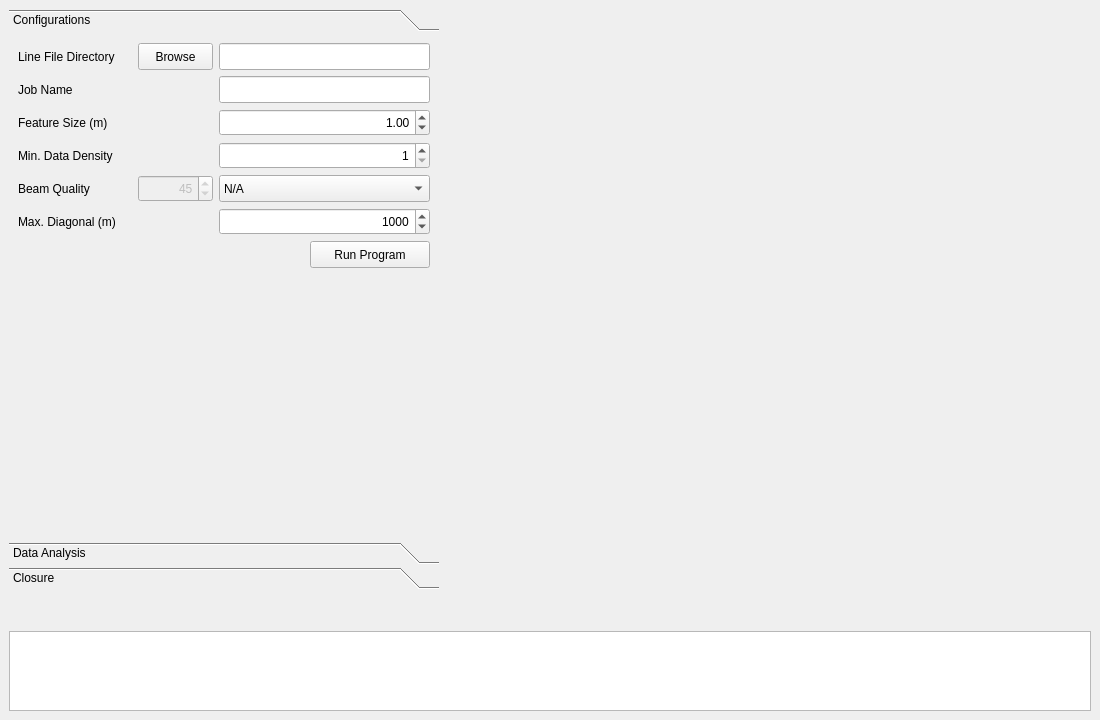
<?xml version="1.0" encoding="UTF-8"?>
<ui version="4.0">
 <class>MainWindow</class>
 <widget class="QMainWindow" name="MainWindow">
  <property name="geometry">
   <rect>
    <x>0</x>
    <y>0</y>
    <width>1100</width>
    <height>720</height>
   </rect>
  </property>
  <property name="minimumSize">
   <size>
    <width>1100</width>
    <height>720</height>
   </size>
  </property>
  <property name="windowTitle">
   <string>Coverage Test</string>
  </property>
  <property name="animated">
   <bool>true</bool>
  </property>
  <property name="dockNestingEnabled">
   <bool>false</bool>
  </property>
  <widget class="QWidget" name="centralwidget">
   <property name="sizePolicy">
    <sizepolicy hsizetype="Expanding" vsizetype="Expanding">
     <horstretch>0</horstretch>
     <verstretch>0</verstretch>
    </sizepolicy>
   </property>
   <layout class="QGridLayout" name="gridLayout_4">
    <item row="0" column="0">
     <widget class="QToolBox" name="toolGroup">
      <property name="sizePolicy">
       <sizepolicy hsizetype="Maximum" vsizetype="Expanding">
        <horstretch>0</horstretch>
        <verstretch>0</verstretch>
       </sizepolicy>
      </property>
      <property name="minimumSize">
       <size>
        <width>430</width>
        <height>0</height>
       </size>
      </property>
      <property name="maximumSize">
       <size>
        <width>430</width>
        <height>580</height>
       </size>
      </property>
      <property name="frameShape">
       <enum>QFrame::NoFrame</enum>
      </property>
      <property name="frameShadow">
       <enum>QFrame::Plain</enum>
      </property>
      <property name="currentIndex">
       <number>0</number>
      </property>
      <property name="tabSpacing">
       <number>3</number>
      </property>
      <widget class="QWidget" name="page1">
       <property name="geometry">
        <rect>
         <x>0</x>
         <y>0</y>
         <width>430</width>
         <height>499</height>
        </rect>
       </property>
       <attribute name="label">
        <string>Configurations</string>
       </attribute>
       <layout class="QVBoxLayout" name="verticalLayout_6">
        <item>
         <layout class="QGridLayout" name="gridLayout_2">
          <item row="0" column="0" colspan="2">
           <layout class="QGridLayout" name="gridLayout">
            <item row="4" column="1">
             <widget class="QSpinBox" name="inputBeamDeg">
              <property name="enabled">
               <bool>false</bool>
              </property>
              <property name="minimumSize">
               <size>
                <width>0</width>
                <height>27</height>
               </size>
              </property>
              <property name="maximumSize">
               <size>
                <width>16777215</width>
                <height>27</height>
               </size>
              </property>
              <property name="toolTip">
               <string>&lt;html&gt;&lt;head/&gt;&lt;body&gt;&lt;p&gt;Max Beam Angle of Good Data&lt;/p&gt;&lt;/body&gt;&lt;/html&gt;</string>
              </property>
              <property name="alignment">
               <set>Qt::AlignRight|Qt::AlignTrailing|Qt::AlignVCenter</set>
              </property>
              <property name="maximum">
               <number>120</number>
              </property>
              <property name="singleStep">
               <number>5</number>
              </property>
              <property name="value">
               <number>45</number>
              </property>
             </widget>
            </item>
            <item row="0" column="0">
             <widget class="QLabel" name="label">
              <property name="text">
               <string>Line File Directory     </string>
              </property>
             </widget>
            </item>
            <item row="4" column="2">
             <widget class="QComboBox" name="beamBox">
              <property name="sizePolicy">
               <sizepolicy hsizetype="Minimum" vsizetype="Fixed">
                <horstretch>0</horstretch>
                <verstretch>0</verstretch>
               </sizepolicy>
              </property>
              <property name="minimumSize">
               <size>
                <width>125</width>
                <height>27</height>
               </size>
              </property>
              <property name="maximumSize">
               <size>
                <width>16777215</width>
                <height>27</height>
               </size>
              </property>
              <item>
               <property name="text">
                <string>N/A</string>
               </property>
              </item>
              <item>
               <property name="text">
                <string>Status-based</string>
               </property>
              </item>
              <item>
               <property name="text">
                <string>Angle-based (°)</string>
               </property>
              </item>
             </widget>
            </item>
            <item row="5" column="2">
             <widget class="QSpinBox" name="inputDiag">
              <property name="minimumSize">
               <size>
                <width>0</width>
                <height>27</height>
               </size>
              </property>
              <property name="maximumSize">
               <size>
                <width>16777215</width>
                <height>27</height>
               </size>
              </property>
              <property name="toolTip">
               <string>&lt;html&gt;&lt;head/&gt;&lt;body&gt;&lt;p&gt;Approximated Max Diagonal Size of Survey Area&lt;/p&gt;&lt;/body&gt;&lt;/html&gt;</string>
              </property>
              <property name="alignment">
               <set>Qt::AlignRight|Qt::AlignTrailing|Qt::AlignVCenter</set>
              </property>
              <property name="minimum">
               <number>500</number>
              </property>
              <property name="maximum">
               <number>50000</number>
              </property>
              <property name="singleStep">
               <number>1000</number>
              </property>
              <property name="value">
               <number>1000</number>
              </property>
             </widget>
            </item>
            <item row="2" column="0">
             <widget class="QLabel" name="label_3">
              <property name="text">
               <string>Feature Size (m)</string>
              </property>
             </widget>
            </item>
            <item row="0" column="1" alignment="Qt::AlignRight">
             <widget class="QPushButton" name="inputDirBrowseButton">
              <property name="minimumSize">
               <size>
                <width>75</width>
                <height>27</height>
               </size>
              </property>
              <property name="maximumSize">
               <size>
                <width>75</width>
                <height>27</height>
               </size>
              </property>
              <property name="text">
               <string>Browse</string>
              </property>
             </widget>
            </item>
            <item row="5" column="0">
             <widget class="QLabel" name="label_7">
              <property name="toolTip">
               <string/>
              </property>
              <property name="text">
               <string>Max. Diagonal (m)</string>
              </property>
             </widget>
            </item>
            <item row="3" column="0">
             <widget class="QLabel" name="label_8">
              <property name="text">
               <string>Min. Data Density</string>
              </property>
             </widget>
            </item>
            <item row="1" column="0">
             <widget class="QLabel" name="label_2">
              <property name="text">
               <string>Job Name</string>
              </property>
             </widget>
            </item>
            <item row="4" column="0">
             <widget class="QLabel" name="label_10">
              <property name="text">
               <string>Beam Quality</string>
              </property>
             </widget>
            </item>
            <item row="3" column="2">
             <widget class="QSpinBox" name="inputDensity">
              <property name="minimumSize">
               <size>
                <width>0</width>
                <height>27</height>
               </size>
              </property>
              <property name="maximumSize">
               <size>
                <width>16777215</width>
                <height>27</height>
               </size>
              </property>
              <property name="alignment">
               <set>Qt::AlignRight|Qt::AlignTrailing|Qt::AlignVCenter</set>
              </property>
              <property name="minimum">
               <number>1</number>
              </property>
              <property name="maximum">
               <number>1000</number>
              </property>
             </widget>
            </item>
            <item row="1" column="2">
             <widget class="QLineEdit" name="inputName">
              <property name="minimumSize">
               <size>
                <width>0</width>
                <height>27</height>
               </size>
              </property>
              <property name="maximumSize">
               <size>
                <width>16777215</width>
                <height>27</height>
               </size>
              </property>
             </widget>
            </item>
            <item row="2" column="2">
             <widget class="QDoubleSpinBox" name="inputFeature">
              <property name="minimumSize">
               <size>
                <width>0</width>
                <height>27</height>
               </size>
              </property>
              <property name="maximumSize">
               <size>
                <width>16777215</width>
                <height>27</height>
               </size>
              </property>
              <property name="alignment">
               <set>Qt::AlignRight|Qt::AlignTrailing|Qt::AlignVCenter</set>
              </property>
              <property name="minimum">
               <double>0.100000000000000</double>
              </property>
              <property name="maximum">
               <double>1000.000000000000000</double>
              </property>
              <property name="singleStep">
               <double>0.100000000000000</double>
              </property>
              <property name="value">
               <double>1.000000000000000</double>
              </property>
             </widget>
            </item>
            <item row="0" column="2">
             <widget class="QLineEdit" name="inputDir">
              <property name="minimumSize">
               <size>
                <width>0</width>
                <height>27</height>
               </size>
              </property>
              <property name="maximumSize">
               <size>
                <width>16777215</width>
                <height>27</height>
               </size>
              </property>
              <property name="placeholderText">
               <string/>
              </property>
             </widget>
            </item>
           </layout>
          </item>
          <item row="1" column="0">
           <spacer name="horizontalSpacer_2">
            <property name="orientation">
             <enum>Qt::Horizontal</enum>
            </property>
            <property name="sizeHint" stdset="0">
             <size>
              <width>297</width>
              <height>20</height>
             </size>
            </property>
           </spacer>
          </item>
          <item row="1" column="1">
           <widget class="QPushButton" name="runButton">
            <property name="enabled">
             <bool>true</bool>
            </property>
            <property name="sizePolicy">
             <sizepolicy hsizetype="Minimum" vsizetype="Maximum">
              <horstretch>0</horstretch>
              <verstretch>0</verstretch>
             </sizepolicy>
            </property>
            <property name="minimumSize">
             <size>
              <width>120</width>
              <height>27</height>
             </size>
            </property>
            <property name="maximumSize">
             <size>
              <width>120</width>
              <height>27</height>
             </size>
            </property>
            <property name="text">
             <string>Run Program</string>
            </property>
            <property name="autoDefault">
             <bool>false</bool>
            </property>
            <property name="default">
             <bool>false</bool>
            </property>
            <property name="flat">
             <bool>false</bool>
            </property>
           </widget>
          </item>
         </layout>
        </item>
        <item>
         <spacer name="verticalSpacer_3">
          <property name="orientation">
           <enum>Qt::Vertical</enum>
          </property>
          <property name="sizeHint" stdset="0">
           <size>
            <width>20</width>
            <height>232</height>
           </size>
          </property>
         </spacer>
        </item>
       </layout>
      </widget>
      <widget class="QWidget" name="page2">
       <property name="geometry">
        <rect>
         <x>0</x>
         <y>0</y>
         <width>430</width>
         <height>499</height>
        </rect>
       </property>
       <attribute name="label">
        <string>Data Analysis</string>
       </attribute>
       <layout class="QVBoxLayout" name="verticalLayout_7">
        <item>
         <widget class="QGroupBox" name="bounGroup">
          <property name="sizePolicy">
           <sizepolicy hsizetype="Expanding" vsizetype="Preferred">
            <horstretch>0</horstretch>
            <verstretch>0</verstretch>
           </sizepolicy>
          </property>
          <property name="minimumSize">
           <size>
            <width>380</width>
            <height>140</height>
           </size>
          </property>
          <property name="maximumSize">
           <size>
            <width>16777215</width>
            <height>16777215</height>
           </size>
          </property>
          <property name="title">
           <string>Build Boundary</string>
          </property>
          <property name="flat">
           <bool>false</bool>
          </property>
          <property name="checkable">
           <bool>true</bool>
          </property>
          <layout class="QVBoxLayout" name="verticalLayout_5">
           <item>
            <widget class="QRadioButton" name="ginputRadio">
             <property name="toolTip">
              <string>Click in Sequence on Coverage Map: Left-click to Select, Right-click to Deselect, Mid-click to Confirm</string>
             </property>
             <property name="statusTip">
              <string/>
             </property>
             <property name="whatsThis">
              <string/>
             </property>
             <property name="text">
              <string>Manual Graphical Input</string>
             </property>
            </widget>
           </item>
           <item>
            <layout class="QGridLayout" name="gridLayout_3">
             <item row="0" column="0">
              <widget class="QRadioButton" name="bounRadio">
               <property name="enabled">
                <bool>true</bool>
               </property>
               <property name="text">
                <string>From Data </string>
               </property>
               <property name="checked">
                <bool>true</bool>
               </property>
              </widget>
             </item>
             <item row="0" column="1" alignment="Qt::AlignRight">
              <widget class="QLabel" name="label_5">
               <property name="text">
                <string> Coverage</string>
               </property>
              </widget>
             </item>
             <item row="0" column="2">
              <widget class="QSpinBox" name="bounSpinbox">
               <property name="minimumSize">
                <size>
                 <width>0</width>
                 <height>27</height>
                </size>
               </property>
               <property name="maximumSize">
                <size>
                 <width>16777215</width>
                 <height>27</height>
                </size>
               </property>
               <property name="toolTip">
                <string>Minimum Coverage for Building Boundary</string>
               </property>
               <property name="alignment">
                <set>Qt::AlignRight|Qt::AlignTrailing|Qt::AlignVCenter</set>
               </property>
               <property name="minimum">
                <number>1</number>
               </property>
               <property name="maximum">
                <number>5</number>
               </property>
              </widget>
             </item>
             <item row="1" column="0">
              <widget class="QRadioButton" name="bounFileRadio">
               <property name="enabled">
                <bool>true</bool>
               </property>
               <property name="minimumSize">
                <size>
                 <width>0</width>
                 <height>0</height>
                </size>
               </property>
               <property name="maximumSize">
                <size>
                 <width>16777215</width>
                 <height>16777215</height>
                </size>
               </property>
               <property name="toolTip">
                <string>Two-column Text File, Header Row: Easting, Northing</string>
               </property>
               <property name="text">
                <string>Input File</string>
               </property>
              </widget>
             </item>
             <item row="1" column="1">
              <widget class="QPushButton" name="bounFileBrowseButton">
               <property name="enabled">
                <bool>false</bool>
               </property>
               <property name="minimumSize">
                <size>
                 <width>75</width>
                 <height>27</height>
                </size>
               </property>
               <property name="maximumSize">
                <size>
                 <width>75</width>
                 <height>27</height>
                </size>
               </property>
               <property name="toolTip">
                <string>&lt;html&gt;&lt;head/&gt;&lt;body&gt;&lt;p&gt;Two-column Text File, Header Row: Easting, Northing&lt;/p&gt;&lt;/body&gt;&lt;/html&gt;</string>
               </property>
               <property name="text">
                <string>Browse</string>
               </property>
              </widget>
             </item>
             <item row="1" column="2">
              <widget class="QLineEdit" name="bounFileInput">
               <property name="enabled">
                <bool>false</bool>
               </property>
               <property name="minimumSize">
                <size>
                 <width>0</width>
                 <height>27</height>
                </size>
               </property>
               <property name="maximumSize">
                <size>
                 <width>16777215</width>
                 <height>27</height>
                </size>
               </property>
               <property name="toolTip">
                <string>&lt;html&gt;&lt;head/&gt;&lt;body&gt;&lt;p&gt;Two-column Text File, Header Row: Easting, Northing&lt;/p&gt;&lt;/body&gt;&lt;/html&gt;</string>
               </property>
              </widget>
             </item>
            </layout>
           </item>
          </layout>
         </widget>
        </item>
        <item>
         <widget class="QGroupBox" name="failGroup">
          <property name="sizePolicy">
           <sizepolicy hsizetype="Expanding" vsizetype="Preferred">
            <horstretch>0</horstretch>
            <verstretch>0</verstretch>
           </sizepolicy>
          </property>
          <property name="minimumSize">
           <size>
            <width>380</width>
            <height>110</height>
           </size>
          </property>
          <property name="maximumSize">
           <size>
            <width>16777215</width>
            <height>16777215</height>
           </size>
          </property>
          <property name="title">
           <string>Check Compliance</string>
          </property>
          <property name="checkable">
           <bool>true</bool>
          </property>
          <layout class="QHBoxLayout" name="horizontalLayout_2">
           <item>
            <layout class="QGridLayout" name="gridLayout_5">
             <item row="0" column="0" colspan="2" alignment="Qt::AlignLeft">
              <widget class="QLabel" name="label_4">
               <property name="sizePolicy">
                <sizepolicy hsizetype="Minimum" vsizetype="Preferred">
                 <horstretch>0</horstretch>
                 <verstretch>0</verstretch>
                </sizepolicy>
               </property>
               <property name="minimumSize">
                <size>
                 <width>0</width>
                 <height>27</height>
                </size>
               </property>
               <property name="maximumSize">
                <size>
                 <width>16777215</width>
                 <height>27</height>
                </size>
               </property>
               <property name="text">
                <string>      Minimum Coverage</string>
               </property>
               <property name="alignment">
                <set>Qt::AlignRight|Qt::AlignTrailing|Qt::AlignVCenter</set>
               </property>
              </widget>
             </item>
             <item row="1" column="0">
              <widget class="QCheckBox" name="failOutCheckbox">
               <property name="sizePolicy">
                <sizepolicy hsizetype="Minimum" vsizetype="Fixed">
                 <horstretch>0</horstretch>
                 <verstretch>0</verstretch>
                </sizepolicy>
               </property>
               <property name="minimumSize">
                <size>
                 <width>0</width>
                 <height>27</height>
                </size>
               </property>
               <property name="maximumSize">
                <size>
                 <width>16777215</width>
                 <height>27</height>
                </size>
               </property>
               <property name="text">
                <string>Output File</string>
               </property>
              </widget>
             </item>
             <item row="1" column="1">
              <widget class="QPushButton" name="failDirBrowseButton">
               <property name="enabled">
                <bool>false</bool>
               </property>
               <property name="minimumSize">
                <size>
                 <width>75</width>
                 <height>27</height>
                </size>
               </property>
               <property name="maximumSize">
                <size>
                 <width>75</width>
                 <height>27</height>
                </size>
               </property>
               <property name="text">
                <string>Browse</string>
               </property>
              </widget>
             </item>
            </layout>
           </item>
           <item>
            <layout class="QVBoxLayout" name="verticalLayout_3">
             <item>
              <widget class="QDoubleSpinBox" name="inputCoverage">
               <property name="minimumSize">
                <size>
                 <width>0</width>
                 <height>27</height>
                </size>
               </property>
               <property name="maximumSize">
                <size>
                 <width>16777215</width>
                 <height>27</height>
                </size>
               </property>
               <property name="alignment">
                <set>Qt::AlignRight|Qt::AlignTrailing|Qt::AlignVCenter</set>
               </property>
               <property name="decimals">
                <number>1</number>
               </property>
               <property name="minimum">
                <double>1.000000000000000</double>
               </property>
               <property name="maximum">
                <double>99.000000000000000</double>
               </property>
               <property name="singleStep">
                <double>0.500000000000000</double>
               </property>
              </widget>
             </item>
             <item>
              <widget class="QLineEdit" name="failDir">
               <property name="enabled">
                <bool>false</bool>
               </property>
               <property name="minimumSize">
                <size>
                 <width>0</width>
                 <height>27</height>
                </size>
               </property>
               <property name="maximumSize">
                <size>
                 <width>16777215</width>
                 <height>27</height>
                </size>
               </property>
              </widget>
             </item>
            </layout>
           </item>
          </layout>
         </widget>
        </item>
        <item>
         <widget class="QGroupBox" name="ppGroup">
          <property name="sizePolicy">
           <sizepolicy hsizetype="Expanding" vsizetype="Preferred">
            <horstretch>0</horstretch>
            <verstretch>0</verstretch>
           </sizepolicy>
          </property>
          <property name="minimumSize">
           <size>
            <width>380</width>
            <height>140</height>
           </size>
          </property>
          <property name="maximumSize">
           <size>
            <width>16777215</width>
            <height>16777215</height>
           </size>
          </property>
          <property name="title">
           <string>Path Planning</string>
          </property>
          <property name="flat">
           <bool>false</bool>
          </property>
          <property name="checkable">
           <bool>true</bool>
          </property>
          <property name="checked">
           <bool>false</bool>
          </property>
          <layout class="QHBoxLayout" name="horizontalLayout_3">
           <item>
            <layout class="QGridLayout" name="gridLayout_8">
             <item row="2" column="1">
              <widget class="QPushButton" name="ppDirBrowseButton">
               <property name="enabled">
                <bool>false</bool>
               </property>
               <property name="minimumSize">
                <size>
                 <width>75</width>
                 <height>27</height>
                </size>
               </property>
               <property name="maximumSize">
                <size>
                 <width>75</width>
                 <height>27</height>
                </size>
               </property>
               <property name="text">
                <string>Browse</string>
               </property>
              </widget>
             </item>
             <item row="2" column="0">
              <widget class="QCheckBox" name="ppOutCheckbox">
               <property name="sizePolicy">
                <sizepolicy hsizetype="Minimum" vsizetype="Fixed">
                 <horstretch>0</horstretch>
                 <verstretch>0</verstretch>
                </sizepolicy>
               </property>
               <property name="minimumSize">
                <size>
                 <width>0</width>
                 <height>27</height>
                </size>
               </property>
               <property name="maximumSize">
                <size>
                 <width>16777215</width>
                 <height>27</height>
                </size>
               </property>
               <property name="text">
                <string>Output File</string>
               </property>
              </widget>
             </item>
             <item row="1" column="0" colspan="2" alignment="Qt::AlignLeft">
              <widget class="QLabel" name="label_9">
               <property name="sizePolicy">
                <sizepolicy hsizetype="Minimum" vsizetype="Preferred">
                 <horstretch>0</horstretch>
                 <verstretch>0</verstretch>
                </sizepolicy>
               </property>
               <property name="minimumSize">
                <size>
                 <width>0</width>
                 <height>27</height>
                </size>
               </property>
               <property name="maximumSize">
                <size>
                 <width>16777215</width>
                 <height>27</height>
                </size>
               </property>
               <property name="text">
                <string>      Iterations</string>
               </property>
               <property name="alignment">
                <set>Qt::AlignRight|Qt::AlignTrailing|Qt::AlignVCenter</set>
               </property>
              </widget>
             </item>
             <item row="0" column="0" colspan="2" alignment="Qt::AlignLeft">
              <widget class="QLabel" name="label_6">
               <property name="sizePolicy">
                <sizepolicy hsizetype="Minimum" vsizetype="Preferred">
                 <horstretch>0</horstretch>
                 <verstretch>0</verstretch>
                </sizepolicy>
               </property>
               <property name="minimumSize">
                <size>
                 <width>0</width>
                 <height>27</height>
                </size>
               </property>
               <property name="maximumSize">
                <size>
                 <width>16777215</width>
                 <height>27</height>
                </size>
               </property>
               <property name="text">
                <string>      Swath Angle (°)</string>
               </property>
               <property name="alignment">
                <set>Qt::AlignRight|Qt::AlignTrailing|Qt::AlignVCenter</set>
               </property>
              </widget>
             </item>
            </layout>
           </item>
           <item>
            <layout class="QVBoxLayout" name="verticalLayout_4">
             <item>
              <widget class="QSpinBox" name="swathSpinbox">
               <property name="minimumSize">
                <size>
                 <width>0</width>
                 <height>27</height>
                </size>
               </property>
               <property name="maximumSize">
                <size>
                 <width>16777215</width>
                 <height>27</height>
                </size>
               </property>
               <property name="alignment">
                <set>Qt::AlignRight|Qt::AlignTrailing|Qt::AlignVCenter</set>
               </property>
               <property name="minimum">
                <number>30</number>
               </property>
               <property name="maximum">
                <number>180</number>
               </property>
               <property name="singleStep">
                <number>10</number>
               </property>
               <property name="value">
                <number>110</number>
               </property>
              </widget>
             </item>
             <item>
              <widget class="QSpinBox" name="ppSpinBox">
               <property name="minimumSize">
                <size>
                 <width>0</width>
                 <height>27</height>
                </size>
               </property>
               <property name="maximumSize">
                <size>
                 <width>16777215</width>
                 <height>27</height>
                </size>
               </property>
               <property name="alignment">
                <set>Qt::AlignRight|Qt::AlignTrailing|Qt::AlignVCenter</set>
               </property>
               <property name="minimum">
                <number>5</number>
               </property>
               <property name="maximum">
                <number>100</number>
               </property>
               <property name="singleStep">
                <number>5</number>
               </property>
               <property name="value">
                <number>10</number>
               </property>
              </widget>
             </item>
             <item>
              <widget class="QLineEdit" name="ppDir">
               <property name="enabled">
                <bool>false</bool>
               </property>
               <property name="minimumSize">
                <size>
                 <width>0</width>
                 <height>27</height>
                </size>
               </property>
               <property name="maximumSize">
                <size>
                 <width>16777215</width>
                 <height>27</height>
                </size>
               </property>
              </widget>
             </item>
            </layout>
           </item>
          </layout>
         </widget>
        </item>
        <item>
         <layout class="QHBoxLayout" name="horizontalLayout_4">
          <item>
           <spacer name="horizontalSpacer_20">
            <property name="orientation">
             <enum>Qt::Horizontal</enum>
            </property>
            <property name="sizeHint" stdset="0">
             <size>
              <width>218</width>
              <height>38</height>
             </size>
            </property>
           </spacer>
          </item>
          <item>
           <widget class="QPushButton" name="execButton">
            <property name="sizePolicy">
             <sizepolicy hsizetype="Minimum" vsizetype="Maximum">
              <horstretch>0</horstretch>
              <verstretch>0</verstretch>
             </sizepolicy>
            </property>
            <property name="minimumSize">
             <size>
              <width>120</width>
              <height>27</height>
             </size>
            </property>
            <property name="maximumSize">
             <size>
              <width>120</width>
              <height>27</height>
             </size>
            </property>
            <property name="text">
             <string>Execute Task</string>
            </property>
           </widget>
          </item>
         </layout>
        </item>
        <item>
         <spacer name="verticalSpacer">
          <property name="orientation">
           <enum>Qt::Vertical</enum>
          </property>
          <property name="sizeHint" stdset="0">
           <size>
            <width>20</width>
            <height>40</height>
           </size>
          </property>
         </spacer>
        </item>
       </layout>
      </widget>
      <widget class="QWidget" name="page3">
       <property name="geometry">
        <rect>
         <x>0</x>
         <y>0</y>
         <width>430</width>
         <height>499</height>
        </rect>
       </property>
       <attribute name="label">
        <string>Closure</string>
       </attribute>
       <layout class="QVBoxLayout" name="verticalLayout">
        <item>
         <layout class="QHBoxLayout" name="horizontalLayout_5">
          <item>
           <widget class="QPushButton" name="reportButton">
            <property name="sizePolicy">
             <sizepolicy hsizetype="Minimum" vsizetype="Maximum">
              <horstretch>0</horstretch>
              <verstretch>0</verstretch>
             </sizepolicy>
            </property>
            <property name="minimumSize">
             <size>
              <width>140</width>
              <height>27</height>
             </size>
            </property>
            <property name="maximumSize">
             <size>
              <width>140</width>
              <height>27</height>
             </size>
            </property>
            <property name="toolTip">
             <string>Generate Report After Checking Compliance</string>
            </property>
            <property name="text">
             <string>Generate Report</string>
            </property>
           </widget>
          </item>
          <item>
           <widget class="QPushButton" name="reportDirBrowseButton">
            <property name="minimumSize">
             <size>
              <width>75</width>
              <height>27</height>
             </size>
            </property>
            <property name="maximumSize">
             <size>
              <width>75</width>
              <height>27</height>
             </size>
            </property>
            <property name="text">
             <string>Browse</string>
            </property>
           </widget>
          </item>
          <item>
           <widget class="QLineEdit" name="reportDir">
            <property name="minimumSize">
             <size>
              <width>0</width>
              <height>27</height>
             </size>
            </property>
            <property name="maximumSize">
             <size>
              <width>16777215</width>
              <height>27</height>
             </size>
            </property>
            <property name="placeholderText">
             <string/>
            </property>
           </widget>
          </item>
         </layout>
        </item>
        <item>
         <layout class="QHBoxLayout" name="horizontalLayout">
          <item>
           <spacer name="horizontalSpacer_7">
            <property name="orientation">
             <enum>Qt::Horizontal</enum>
            </property>
            <property name="sizeHint" stdset="0">
             <size>
              <width>40</width>
              <height>20</height>
             </size>
            </property>
           </spacer>
          </item>
          <item>
           <widget class="QPushButton" name="exitButton">
            <property name="sizePolicy">
             <sizepolicy hsizetype="Minimum" vsizetype="Maximum">
              <horstretch>0</horstretch>
              <verstretch>0</verstretch>
             </sizepolicy>
            </property>
            <property name="minimumSize">
             <size>
              <width>120</width>
              <height>27</height>
             </size>
            </property>
            <property name="maximumSize">
             <size>
              <width>120</width>
              <height>27</height>
             </size>
            </property>
            <property name="text">
             <string>Exit Program</string>
            </property>
           </widget>
          </item>
         </layout>
        </item>
        <item>
         <spacer name="verticalSpacer_4">
          <property name="orientation">
           <enum>Qt::Vertical</enum>
          </property>
          <property name="sizeHint" stdset="0">
           <size>
            <width>20</width>
            <height>402</height>
           </size>
          </property>
         </spacer>
        </item>
       </layout>
      </widget>
     </widget>
    </item>
    <item row="0" column="1" rowspan="2">
     <layout class="QVBoxLayout" name="plotLayout1">
      <item>
       <widget class="QWidget" name="plotBox1" native="true">
        <property name="sizePolicy">
         <sizepolicy hsizetype="Expanding" vsizetype="Expanding">
          <horstretch>0</horstretch>
          <verstretch>0</verstretch>
         </sizepolicy>
        </property>
        <property name="minimumSize">
         <size>
          <width>100</width>
          <height>0</height>
         </size>
        </property>
        <property name="maximumSize">
         <size>
          <width>16777215</width>
          <height>0</height>
         </size>
        </property>
       </widget>
      </item>
     </layout>
    </item>
    <item row="0" column="2" rowspan="2">
     <layout class="QVBoxLayout" name="plotLayout2">
      <item>
       <widget class="QWidget" name="plotBox2" native="true">
        <property name="sizePolicy">
         <sizepolicy hsizetype="Expanding" vsizetype="Expanding">
          <horstretch>0</horstretch>
          <verstretch>0</verstretch>
         </sizepolicy>
        </property>
        <property name="minimumSize">
         <size>
          <width>100</width>
          <height>0</height>
         </size>
        </property>
        <property name="maximumSize">
         <size>
          <width>16777215</width>
          <height>0</height>
         </size>
        </property>
       </widget>
      </item>
     </layout>
    </item>
    <item row="1" column="0">
     <layout class="QVBoxLayout" name="spaceLayout"/>
    </item>
    <item row="2" column="0" colspan="3">
     <widget class="QPlainTextEdit" name="consoleBox">
      <property name="sizePolicy">
       <sizepolicy hsizetype="Expanding" vsizetype="Expanding">
        <horstretch>0</horstretch>
        <verstretch>0</verstretch>
       </sizepolicy>
      </property>
      <property name="maximumSize">
       <size>
        <width>16777215</width>
        <height>80</height>
       </size>
      </property>
      <property name="undoRedoEnabled">
       <bool>false</bool>
      </property>
      <property name="readOnly">
       <bool>true</bool>
      </property>
     </widget>
    </item>
   </layout>
  </widget>
 </widget>
 <tabstops>
  <tabstop>inputDirBrowseButton</tabstop>
  <tabstop>inputDir</tabstop>
  <tabstop>inputName</tabstop>
  <tabstop>inputFeature</tabstop>
  <tabstop>inputDensity</tabstop>
  <tabstop>beamBox</tabstop>
  <tabstop>inputBeamDeg</tabstop>
  <tabstop>inputDiag</tabstop>
  <tabstop>ginputRadio</tabstop>
  <tabstop>bounRadio</tabstop>
  <tabstop>bounSpinbox</tabstop>
  <tabstop>bounFileBrowseButton</tabstop>
  <tabstop>bounFileInput</tabstop>
  <tabstop>inputCoverage</tabstop>
  <tabstop>failOutCheckbox</tabstop>
  <tabstop>failDirBrowseButton</tabstop>
  <tabstop>failDir</tabstop>
  <tabstop>ppOutCheckbox</tabstop>
  <tabstop>ppDirBrowseButton</tabstop>
  <tabstop>ppDir</tabstop>
  <tabstop>reportButton</tabstop>
  <tabstop>reportDirBrowseButton</tabstop>
  <tabstop>reportDir</tabstop>
  <tabstop>exitButton</tabstop>
  <tabstop>consoleBox</tabstop>
 </tabstops>
 <resources/>
 <connections>
  <connection>
   <sender>exitButton</sender>
   <signal>clicked(bool)</signal>
   <receiver>MainWindow</receiver>
   <slot>close()</slot>
   <hints>
    <hint type="sourcelabel">
     <x>418</x>
     <y>831</y>
    </hint>
    <hint type="destinationlabel">
     <x>4</x>
     <y>540</y>
    </hint>
   </hints>
  </connection>
 </connections>
</ui>
